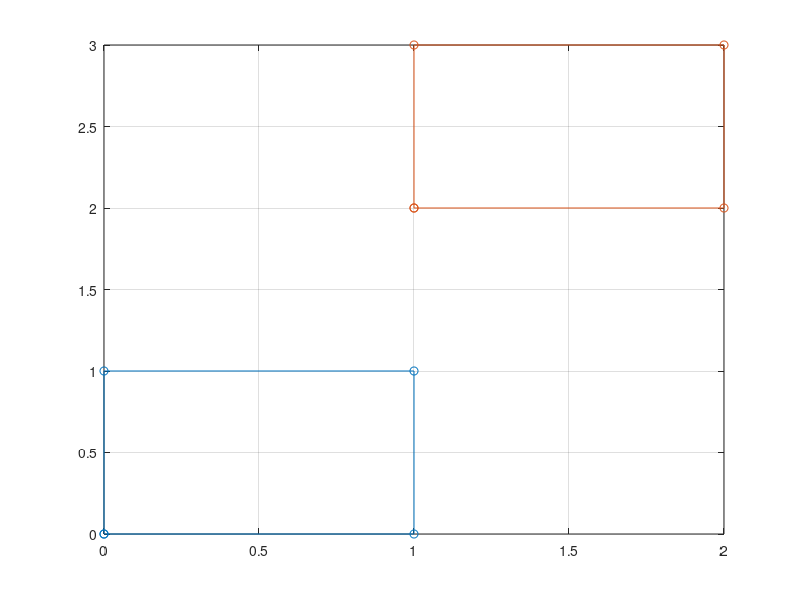

Write the MATLAB code that produced this figure.
clear all 
clc


% Puntos 
V=[0 1 1 0 0;0 0 1 1 0];
figure(1)
title('Transformacion afin')
plot(V(1,:),V(2,:),'-o')

A=[1 0;0 1];%Matriz de la transformacion 
b=[1;2];%vector de la transformacion

%Transformacion afin 
fi = A*V +b;
hold on, grid on 
plot(fi(1,:),fi(2,:),'-o')
%rectificar el determinante 
det = det(A)
